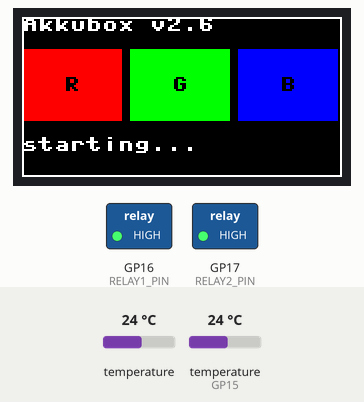
Recording of a program running on a simulated Raspberry Pi Pico running MicroPython. On the bench: 160×80 colour display, switched loads named in the program (green lamp = pin HIGH). The test bench sets the inputs (shaded band); at power-on: temperature 24 °C, temperature (sensor on GP15) 24 °C. The clock reads 2024-03-15 10:24:30 at power-on unless the program sets it; files the program writes start out absent; library files of the repository ran but are not shown: ds3231.py, st7789.py; pins used as bus, display or sensor lines are not drawn; what the program prints to the serial console is not drawn.

Above: at 0.5 s.
At 1.4 s:
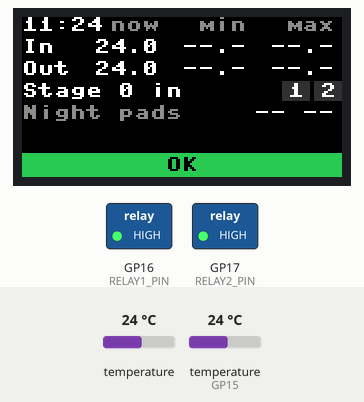
At 30.9 s:
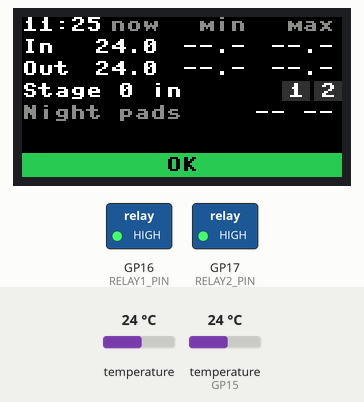

The program:

main.py
```python
# Akkubox Heizung: keeps a LiPo storage box warm with two 5V heat pads.
# See README.md for behavior, status signal and log format.

import gc
import sys
import time
import framebuf
import machine
from machine import Pin, SPI, I2C

import config
import heating
import sensors
import status
from datalog import DataLog
from lib import ds3231
from lib import st7789

VERSION = "2.6"
TICK_MS = 50
RESET_WARN_S = 6 * 3600  # an unexpected (watchdog) reset is shown as warning this long
ERROR_HOLD_S = 3600      # ERR stays active this long after the last failed loop cycle
FATAL_FAILSAFE_S = 600   # after a fatal error: heat in failsafe mode this long, then reset


def rgb565(r, g, b):
    # framebuf stores pixels little-endian, the panel expects big-endian: swap bytes
    c = ((r & 0xF8) << 8) | ((g & 0xFC) << 3) | (b >> 3)
    return ((c & 0xFF) << 8) | (c >> 8)


def relay_level(on):
    if config.RELAY_ACTIVE_LOW:
        return 0 if on else 1
    return 1 if on else 0


def fmt(t, empty="", decimals=2):
    if t is None:
        return empty
    return ("%0." + str(decimals) + "f") % t


def fmt_lcd(t):
    return fmt(t, "--.-", config.TEMP_DECIMALS)


def fmt_hours(s):
    # Seconds as hours, at most 4 characters: "3.1h", "12h"
    if s is None:
        return "--"
    h = s / 3600
    return ("%.1fh" if h < 9.95 else "%.0fh") % h


def is_night(hour):
    return hour >= 20 or hour < 8


class Agg:
    def __init__(self):
        self.n = 0
        self.total = 0.0
        self.min = None
        self.max = None

    def add(self, v):
        if v is None:
            return
        self.n += 1
        self.total += v
        if self.min is None or v < self.min:
            self.min = v
        if self.max is None or v > self.max:
            self.max = v

    def avg(self):
        return self.total / self.n if self.n else None


class Stats:
    def __init__(self):
        self.t_in = Agg()
        self.t_out = Agg()
        self.t_rtc = Agg()  # DS3231 chip, in the electronics enclosure (log only)
        self.on_s = [0.0, 0.0]


# Monotonic uptime in ms. time.ticks_ms() wraps after ~12 days on the RP2040.
_mono = 0
_last_ticks = time.ticks_ms()


def mono_ms():
    global _mono, _last_ticks
    now = time.ticks_ms()
    _mono += time.ticks_diff(now, _last_ticks)
    _last_ticks = now
    return _mono


class Schedule:
    """Due every interval_s. With a valid clock at round clock times (full minutes,
    :00/:05/...), otherwise by uptime. A slot never repeats, so a clock set back a
    little by the RTC sync does not run a cycle twice."""

    def __init__(self, interval_s):
        self.interval_s = interval_s
        self.slot = None
        self.next_ms = 0

    def due(self, now_ms):
        if time_valid:
            slot = time.time() // self.interval_s
            if self.slot is not None and slot <= self.slot:
                return False
            self.slot = slot
            return True
        if now_ms < self.next_ms:
            return False
        self.next_ms = now_ms + self.interval_s * 1000
        return True


# Colors
BLACK = rgb565(0, 0, 0)
WHITE = rgb565(255, 255, 255)
RED = rgb565(220, 40, 40)
GREEN = rgb565(40, 200, 80)
BLUE = rgb565(40, 120, 200)
YELLOW = rgb565(255, 255, 0)  # pure yellow looks yellow on the tuned panel
DARK = rgb565(50, 50, 50)
GRAY = rgb565(140, 140, 140)
LEVEL_COLORS = {status.OK: GREEN, status.WARN: YELLOW, status.ALARM: RED}
BAR_H = 12  # status bar at the bottom of the LCD, one text line; grows for 2 lines
COL_NOW, COL_MIN, COL_MAX = 68, 112, 156  # right edges of the table columns (px)

# Hardware and state, filled in by setup()
relay_pins = [None, None]
wdt = None
flash = None
lcd = None
fb = None
buf = None
ext_rtc = None
sens = None
heat = None
datalog = DataLog(config)

time_valid = False
prev_relays = [False, False]
last_cycle_ms = None
interval = Stats()
day_stats = Stats()
cur_day = None
cycle_schedule = Schedule(config.LOOP_INTERVAL_S)
log_schedule = Schedule(config.LOG_INTERVAL_S)
next_rtc_ms = 0
next_sd_ms = 0
next_scan_ms = 0
reset_warn_until_ms = 0
reset_cause = ""
consecutive_errors = 0
last_error_ms = None
night = None       # Stats of the running night (20:00-08:00), None by day
last_night = None  # Stats of the last complete night
last_t_in = None
last_t_out = None


def log_event(kind, detail=""):
    detail = str(detail).replace(",", ";").replace("\n", " ")
    line = "%s,%d,%s,%s\n" % (timestamp(), mono_ms() // 1000, kind, detail)
    print(line, end="")
    datalog.event(line)


faults = status.Faults(log_event)


def feed():
    if wdt is not None:
        wdt.feed()


def disable_wdt():
    # machine.WDT cannot be stopped. Clear the RP2040 watchdog ENABLE bit (CTRL bit 30)
    # through the atomic-clear register alias so the REPL stays usable after Ctrl-C.
    try:
        machine.mem32[0x40058000 | 0x3000] = 1 << 30
    except Exception:
        pass


def set_relays(on):
    for pin, state in zip(relay_pins, on):
        if pin is not None:
            pin.value(relay_level(state))


def reset_cause_name():
    cause = machine.reset_cause()
    for name in ("PWRON_RESET", "HARD_RESET", "WDT_RESET", "DEEPSLEEP_RESET", "SOFT_RESET"):
        if getattr(machine, name, None) == cause:
            return name
    return str(cause)


# ---------------------------------------------------------------- time

def sync_time():
    """Copy the external RTC (UTC) to the internal clock. Returns True on success."""
    global time_valid
    if ext_rtc is None:
        return False
    try:
        if ext_rtc.halted():
            return False
        dt = ext_rtc.datetime()
    except Exception:
        return False
    year, month, mday, weekday, hour, minute, sec, _ = dt
    if not (2024 <= year <= 2099 and 1 <= month <= 12 and 1 <= mday <= 31 and hour < 24):
        return False
    machine.RTC().datetime((year, month, mday, (weekday - 1) % 7, hour, minute, sec, 0))  # RTC weekday 1-7
    time_valid = True
    return True


def rtc_temperature():
    # Temperature of the DS3231 chip, None if unreadable (the RTC fault covers that)
    if ext_rtc is None:
        return None
    try:
        return ext_rtc.temperature()
    except Exception:
        return None


def _last_sunday_1utc(year, month):
    # 01:00 UTC on the last Sunday of a 31-day month (March, October)
    t = time.mktime((year, month, 31, 1, 0, 0, 0, 0))
    return t - ((time.gmtime(t)[6] + 1) % 7) * 86400  # gmtime weekday: Monday = 0


def local_time():
    """Local time tuple. The internal clock runs on UTC."""
    t = time.time()
    offset = config.UTC_OFFSET_H
    if config.DST_EU:
        year = time.gmtime(t)[0]
        if _last_sunday_1utc(year, 3) <= t < _last_sunday_1utc(year, 10):
            offset += 1
    return time.gmtime(t + offset * 3600)


def timestamp():
    if not time_valid:
        return ""
    return "%04d-%02d-%02d %02d:%02d:%02d" % local_time()[:6]


def today():
    if not time_valid:
        return "nodate"
    return "%04d%02d%02d" % local_time()[:3]


def update_night(t_in, t_out):
    """Night statistics. Returns the Stats to show: the running night, by day the last
    complete night (None if there is none yet). The heater on-time is added in
    control_cycle()."""
    global night, last_night
    if not time_valid:
        return None
    if is_night(local_time()[3]):
        if night is None:
            night = Stats()
        night.t_in.add(t_in)
        night.t_out.add(t_out)
        return night
    if night is not None:
        last_night = night
        night = None
        log_event("NIGHT", "in_min=%s in_max=%s out_min=%s out_max=%s pad1_h=%.2f pad2_h=%.2f" % (
            fmt(last_night.t_in.min), fmt(last_night.t_in.max),
            fmt(last_night.t_out.min), fmt(last_night.t_out.max),
            last_night.on_s[0] / 3600, last_night.on_s[1] / 3600))
    return last_night


# ---------------------------------------------------------------- display

def splash():
    # Color check: the three blocks must show red, green and blue in that order.
    # If not, adjust LCD_BGR / LCD_INVERT in config.py.
    fb.fill(BLACK)
    fb.text("Akkubox v" + VERSION, 0, 0, WHITE)
    for i, (color, label) in enumerate(((rgb565(255, 0, 0), "R"), (rgb565(0, 255, 0), "G"),
                                        (rgb565(0, 0, 255), "B"))):
        fb.fill_rect(i * 54, 16, 50, 36, color)
        fb.text(label, i * 54 + 21, 30, BLACK)
    fb.text("starting...", 0, 60, WHITE)
    fb.rect(0, 0, config.LCD_WIDTH, config.LCD_HEIGHT, WHITE)  # frame shows the offset
    lcd.blit_buffer(buf, 0, 0, config.LCD_WIDTH, config.LCD_HEIGHT)


def rtext(s, x_right, y, color):
    # Text right-aligned at x_right (8x8 font)
    fb.text(s, x_right - 8 * len(s), y, color)


def bar_lines(codes):
    # Fault codes wrapped to the bar width (20 characters), at most 2 lines
    lines = []
    for code in codes:
        if lines and len(lines[-1]) + 1 + len(code) <= 20:
            lines[-1] += " " + code
        else:
            lines.append(code)
    return lines[:2] or ["OK"]


def draw_ui(t_in, t_out, nt):
    # Table: now and night min/max (this night, by day the last one), see README Display
    w = config.LCD_WIDTH
    level = faults.level()
    fb.fill(BLACK)

    fb.text("%02d:%02d" % local_time()[3:5] if time_valid else "--:--", 0, 0, WHITE)
    for label, x in (("now", COL_NOW), ("min", COL_MIN), ("max", COL_MAX)):
        rtext(label, x, 0, GRAY)
    for y, label, t, agg in ((11, "In", t_in, nt and nt.t_in), (22, "Out", t_out, nt and nt.t_out)):
        fb.text(label, 0, y, WHITE)
        rtext(fmt_lcd(t), COL_NOW, y, WHITE)
        rtext(fmt_lcd(agg and agg.min), COL_MIN, y, WHITE)
        rtext(fmt_lcd(agg and agg.max), COL_MAX, y, WHITE)

    fb.text("Stage %d %s" % (heat.stage, heat.source), 0, 33, WHITE)
    for p in (0, 1):
        x = w - 30 + p * 16
        fb.fill_rect(x, 32, 14, 10, RED if prev_relays[p] else DARK)
        fb.text(str(p + 1), x + 3, 33, WHITE)

    fb.text("Night pads", 0, 44, GRAY)
    rtext("%s %s" % (fmt_hours(nt and nt.on_s[0]), fmt_hours(nt and nt.on_s[1])), COL_MAX, 44, WHITE)

    # Status bar, full width; the fault codes are written into it
    bar = LEVEL_COLORS[level]
    if level == status.OK and t_in is not None and t_in < config.STATUS_TEMP:
        bar = BLUE
    lines = bar_lines(faults.codes())
    top = config.LCD_HEIGHT - BAR_H - 11 * (len(lines) - 1)
    fb.fill_rect(0, top, w, config.LCD_HEIGHT - top, bar)
    for i, line in enumerate(lines):
        fb.text(line, (w - 8 * len(line)) // 2, top + 2 + 11 * i,
                BLACK if bar in (GREEN, YELLOW) else WHITE)

    lcd.blit_buffer(buf, 0, 0, config.LCD_WIDTH, config.LCD_HEIGHT)


def show_message(color, *lines):
    # Full-screen notice (fatal error, stopped) instead of the UI
    if lcd is None:
        return
    try:
        fb.fill(BLACK)
        for i, line in enumerate(lines):
            fb.text(line, 0, i * 12, color if i == 0 else WHITE)
        fb.fill_rect(0, config.LCD_HEIGHT - BAR_H, config.LCD_WIDTH, BAR_H, color)
        lcd.blit_buffer(buf, 0, 0, config.LCD_WIDTH, config.LCD_HEIGHT)
    except Exception:
        pass


def update_flash(level):
    if flash is not None:
        try:
            flash.update(level, mono_ms())
        except Exception:
            pass


def end_flash():
    if flash is not None:
        try:
            flash.end()
        except Exception:
            pass


# ---------------------------------------------------------------- logging

def write_measurement(now):
    s = interval
    line = "%s,%d,%s,%s,%s,%s,%s,%s,%d,%d,%d,%s,%s,%s\n" % (
        timestamp(), now // 1000,
        fmt(s.t_in.avg()), fmt(s.t_in.min), fmt(s.t_in.max),
        fmt(s.t_out.avg()), fmt(s.t_out.min), fmt(s.t_out.max),
        int(s.on_s[0]), int(s.on_s[1]), heat.stage, heat.source,
        " ".join(faults.codes()), fmt(s.t_rtc.avg()),
    )
    datalog.measurement(today(), line)


def write_daily(day):
    d = day_stats
    line = "%s-%s-%s,%s,%s,%s,%s,%.2f,%.2f,%s\n" % (
        day[:4], day[4:6], day[6:],
        fmt(d.t_in.min), fmt(d.t_in.max), fmt(d.t_out.min), fmt(d.t_out.max),
        d.on_s[0] / 3600, d.on_s[1] / 3600,
        " ".join(sorted(faults.seen)),
    )
    datalog.daily(line)


# ---------------------------------------------------------------- setup

def setup():
    global wdt, flash, lcd, fb, buf, ext_rtc, sens, heat
    global reset_warn_until_ms, reset_cause

    # Relays first, off until the first control cycle
    if config.RELAY1_ENABLED:
        relay_pins[0] = Pin(config.RELAY1_PIN, Pin.OUT, value=relay_level(False))
    if config.RELAY2_ENABLED:
        relay_pins[1] = Pin(config.RELAY2_PIN, Pin.OUT, value=relay_level(False))

    if config.WDT_ENABLED:
        wdt = machine.WDT(timeout=config.WDT_TIMEOUT_MS)

    try:
        lcd_spi = SPI(config.LCD_SPI_ID, baudrate=config.LCD_BAUD, polarity=0, phase=0,
                      sck=Pin(config.LCD_SCK), mosi=Pin(config.LCD_MOSI))
        lcd = st7789.ST7789(
            lcd_spi, config.LCD_WIDTH, config.LCD_HEIGHT,
            dc=Pin(config.LCD_DC, Pin.OUT), cs=Pin(config.LCD_CS, Pin.OUT),
            rst=Pin(config.LCD_RST, Pin.OUT), bl=Pin(config.LCD_BL, Pin.OUT),
            xstart=config.LCD_XSTART, ystart=config.LCD_YSTART, rotation=config.LCD_ROTATION,
            bgr=config.LCD_BGR, invert=config.LCD_INVERT,
        )
        buf = bytearray(config.LCD_WIDTH * config.LCD_HEIGHT * 2)
        fb = framebuf.FrameBuffer(buf, config.LCD_WIDTH, config.LCD_HEIGHT, framebuf.RGB565)
        splash()
        flash = status.ScreenFlash(lcd, buf, LEVEL_COLORS, config.FLASH_INTERVAL_S * 1000,
                                   config.FLASH_MS)
    except Exception as exc:
        lcd = None
        print("LCD init failed:", exc)
    feed()

    try:
        i2c = I2C(config.I2C_ID, scl=Pin(config.I2C_SCL), sda=Pin(config.I2C_SDA), freq=config.I2C_FREQ)
        ext_rtc = ds3231.DS3231(i2c)
    except Exception as exc:
        print("RTC init failed:", exc)
    sync_time()
    feed()

    datalog.mount()
    feed()

    reset_cause = reset_cause_name()
    log_event("BOOT", "v%s reset=%s mem_free=%d" % (VERSION, reset_cause, gc.mem_free()))
    if reset_cause == "WDT_RESET":
        reset_warn_until_ms = mono_ms() + RESET_WARN_S * 1000
    if not datalog.ok:
        log_event("SD_FAIL", datalog.error)

    sens = sensors.Sensors(config, Pin(config.ONEWIRE_PIN))
    log_event("SENSORS", "found=%s in=%s%s out=%s%s" % (
        " ".join(sensors.rom_hex(r) for r in sens.found),
        sensors.rom_hex(sens.inside.rom), "" if sens.inside.fixed else "(scan)",
        sensors.rom_hex(sens.outside.rom), "" if sens.outside.fixed else "(scan)",
    ))
    feed()

    pads = [i for i, pin in enumerate(relay_pins) if pin is not None]
    heat = heating.Heating(config, pads)


# ---------------------------------------------------------------- control cycle

def control_cycle(now):
    global prev_relays, last_cycle_ms, interval, day_stats, cur_day
    global next_rtc_ms, next_sd_ms, next_scan_ms, last_t_in, last_t_out

    if (sens.inside.value is None or sens.outside.value is None) and now >= next_scan_ms:
        next_scan_ms = now + config.SENSOR_RESCAN_S * 1000
        sens.scan()
    t_in, t_out = sens.read()
    t_rtc = rtc_temperature()
    last_t_in, last_t_out = t_in, t_out
    feed()
    faults.set("SENS_IN", t_in is None, status.ALARM, sensors.rom_hex(sens.inside.rom))
    faults.set("SENS_OUT", t_out is None, status.WARN, sensors.rom_hex(sens.outside.rom))

    # Heater on-time of the period since the last cycle, with the relay state of that period
    if last_cycle_ms is not None:
        dt_s = (now - last_cycle_ms) / 1000
        for p in (0, 1):
            if prev_relays[p]:
                for s in (interval, day_stats, night):
                    if s is not None:
                        s.on_s[p] += dt_s
    last_cycle_ms = now

    prev_stage = heat.stage
    prev_source = heat.source
    relays = heat.update(t_in, t_out, t_rtc)
    set_relays(relays)
    if heat.source != prev_source:
        log_event("SOURCE", heat.source)
    if relays != prev_relays:
        log_event("STAGE", "%d->%d pads=%d%d in=%s out=%s rtc=%s" % (
            prev_stage, heat.stage, relays[0], relays[1],
            fmt(t_in, "-"), fmt(t_out, "-"), fmt(t_rtc, "-")))
    prev_relays = relays

    if t_in is not None:
        low = config.T_ALARM_LOW
        high = config.T_ALARM_HIGH
        hyst = config.T_ALARM_HYST
        cold = t_in < low or ("COLD" in faults.active and t_in < low + hyst)
        hot = t_in > high or ("HOT" in faults.active and t_in > high - hyst)
        faults.set("COLD", cold, status.ALARM, fmt(t_in))
        faults.set("HOT", hot, status.ALARM, fmt(t_in))

    faults.set("RESET", now < reset_warn_until_ms, status.WARN, reset_cause)

    interval.t_in.add(t_in)
    interval.t_out.add(t_out)
    interval.t_rtc.add(t_rtc)
    day_stats.t_in.add(t_in)
    day_stats.t_out.add(t_out)
    nt = update_night(t_in, t_out)

    if not datalog.ok and now >= next_sd_ms:
        next_sd_ms = now + config.SD_RETRY_S * 1000
        feed()
        if datalog.mount():
            log_event("SD_OK", "dropped=%d" % datalog.dropped)
            datalog.dropped = 0
        feed()
    faults.set("SD", not datalog.ok, status.WARN, datalog.error)

    if log_schedule.due(now):
        write_measurement(now)
        interval = Stats()

    if time_valid:
        day = today()
        if cur_day is None:
            cur_day = day
        elif day != cur_day:
            write_daily(cur_day)
            day_stats = Stats()
            faults.seen = set(faults.active)
            cur_day = day

    # At the end of the cycle: the sync can move the clock by up to a second, which must
    # not shift this cycle's timestamps
    if now >= next_rtc_ms:
        next_rtc_ms = now + config.RTC_SYNC_S * 1000
        faults.set("RTC", not sync_time(), status.WARN)
    feed()

    if lcd is not None:
        draw_ui(t_in, t_out, nt)
    gc.collect()


def guarded_cycle(now):
    global consecutive_errors, last_error_ms
    try:
        control_cycle(now)
        consecutive_errors = 0
    except Exception as exc:
        consecutive_errors += 1
        last_error_ms = now
        sys.print_exception(exc)
        log_event("ERROR", "%d %r" % (consecutive_errors, exc))
        if consecutive_errors >= config.MAX_CONSECUTIVE_ERRORS:
            log_event("RESET", "too many errors")
            time.sleep_ms(200)
            machine.reset()
    faults.set("ERR", last_error_ms is not None and now - last_error_ms < ERROR_HOLD_S * 1000,
               status.WARN)


def run():
    setup()
    while True:
        now = mono_ms()
        feed()
        if cycle_schedule.due(now):  # at once after boot, then at full minutes
            end_flash()  # the cycle blocks for about 1 s: show the UI meanwhile
            guarded_cycle(now)
        update_flash(faults.level())
        time.sleep_ms(TICK_MS)


def fatal_failsafe():
    # Setup or the main loop died outside the per-cycle error handling. Keep heating
    # in failsafe mode (gated by the RTC temperature, as with both sensors lost) with a
    # red flashing screen for a while, then try a fresh start.
    stage = heating.failsafe_stage(config, rtc_temperature())
    on = [stage >= 2, stage >= 2]
    if stage == 1:
        on[0 if relay_pins[0] is not None else 1] = True
    set_relays(on)
    show_message(RED, "FATAL ERROR", "failsafe heating", "stage %d" % stage,
                 "reset in %d min" % (FATAL_FAILSAFE_S // 60))
    end = mono_ms() + FATAL_FAILSAFE_S * 1000
    while mono_ms() < end:
        feed()
        update_flash(status.ALARM)
        time.sleep_ms(TICK_MS)
    machine.reset()


def stop():
    # Ctrl-C (e.g. mpremote connecting): hand the board over to the REPL
    disable_wdt()
    set_relays([False, False])
    show_message(WHITE, "Stopped (REPL)", "watchdog off", "pads off")
    print("Stopped: watchdog disabled, pads off.")


try:
    run()
except KeyboardInterrupt:
    stop()
except Exception as exc:
    sys.print_exception(exc)
    try:
        log_event("FATAL", repr(exc))
    except Exception:
        pass
    try:
        fatal_failsafe()
    except KeyboardInterrupt:
        stop()
```

Source omitted: config.py (3750 bytes), heating.py (2324 bytes), sensors.py (2675 bytes), status.py (2385 bytes), datalog.py (2945 bytes)

Measured:
- what the display in image 0 shows lasts 0.9 s, from 0.4 s to 1.3 s
- what the display in image 1 shows lasts 29.5 s, from 1.3 s to 30.8 s
